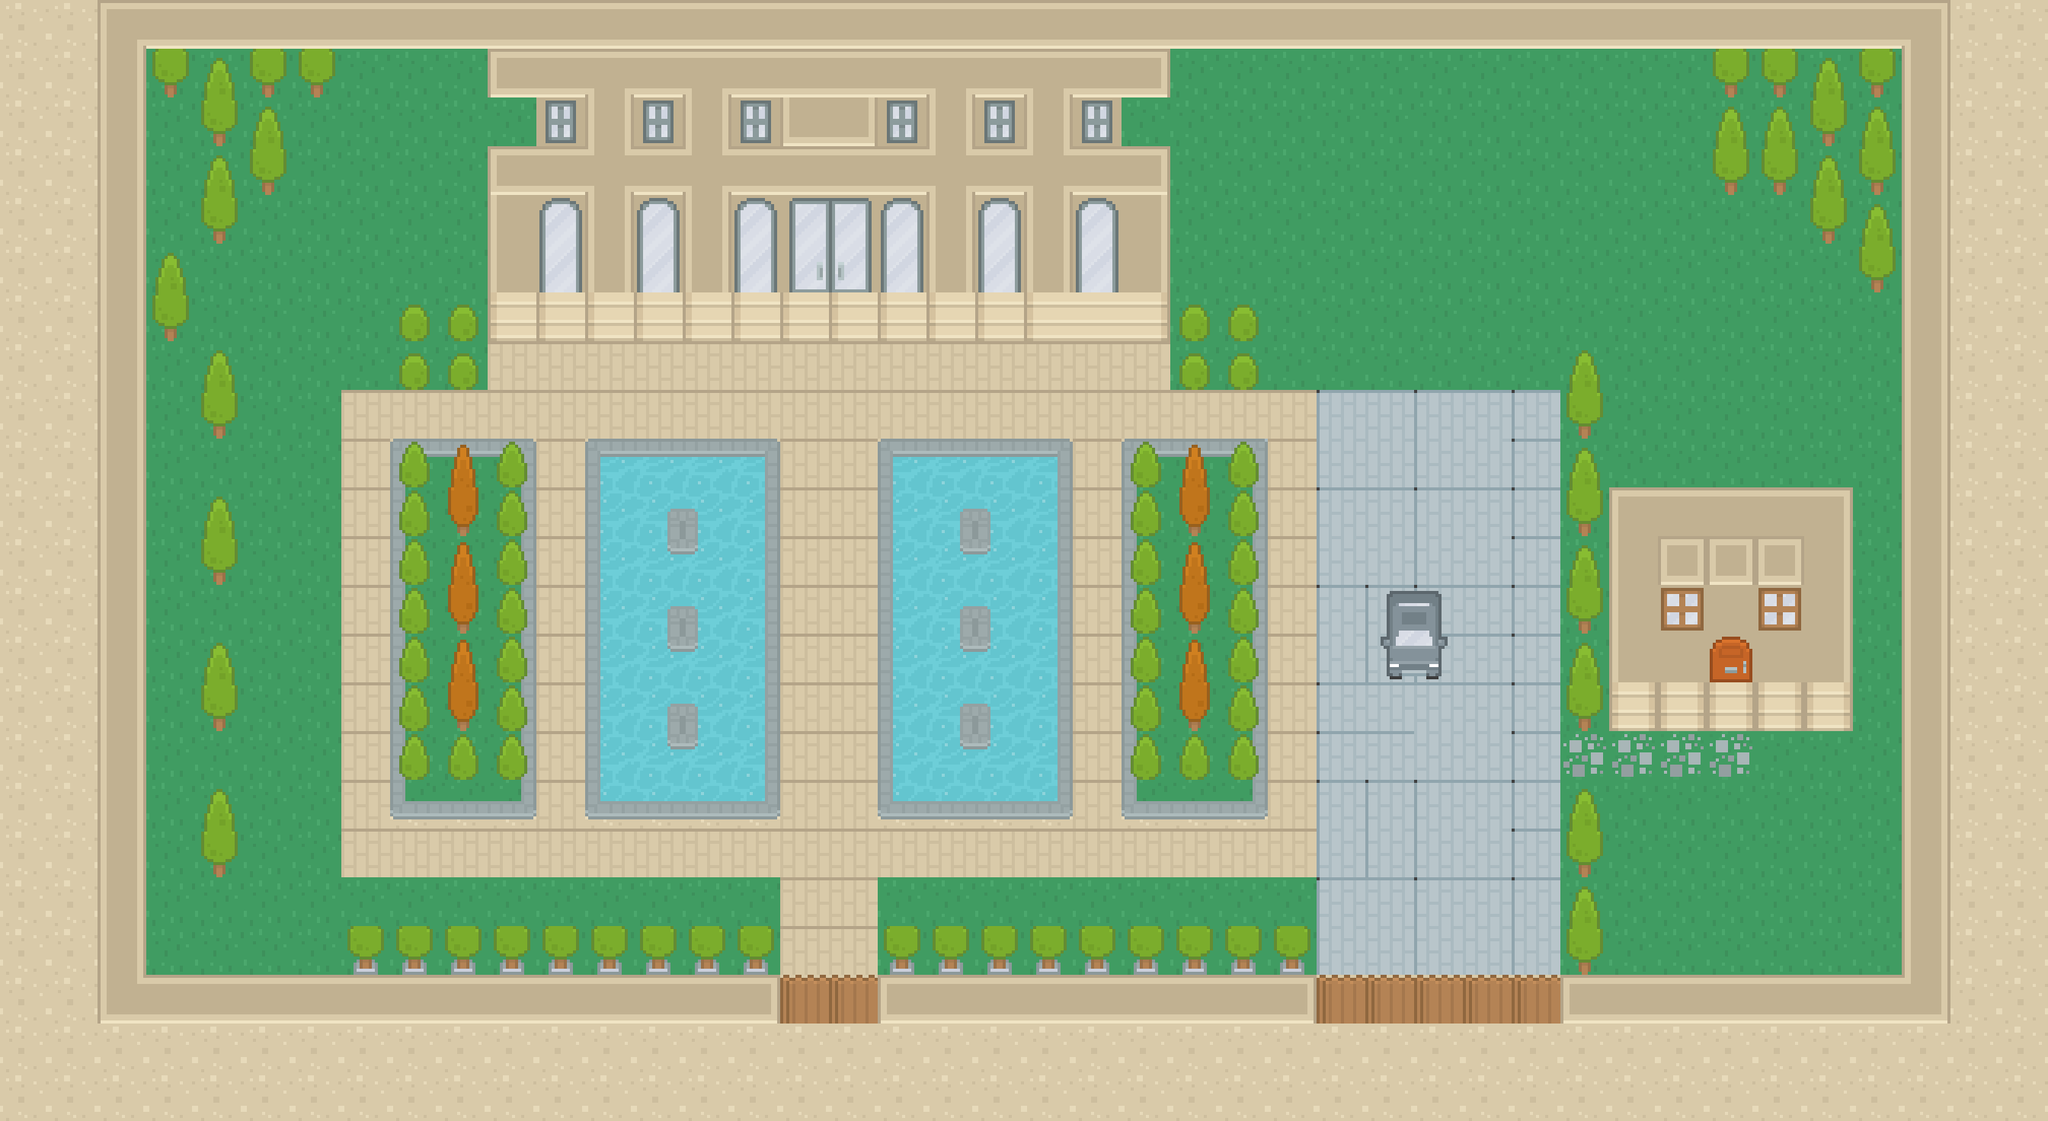

This game map was drawn from its Tiled (.tmx) file and the tilesets committed beside it. A one-line description and the trimmed map source follow:
An orthogonal 42x23 tile map with 64x64 px tiles, 6 tile layers (The Ground, Baba's House Stucture, The Windows on Baba's House, Baba's Fountain and Garden Beds, ...).

<map version="1.0.0" orientation="orthogonal" renderorder="right-down" width="42" height="23" tilewidth="64" tileheight="64" backgroundcolor="#909090" nextobjectid="6">
 <tileset firstgid="1" source="untitled.tsx" />
 <layer name="The Ground" width="42" height="23">
  <data>[966 cells, 966 non-empty, 5 distinct tile ids]</data>
 </layer>
 <layer name="Baba's House Stucture" width="42" height="23">
  <properties>
   <property name="collidable" type="bool" value="true" />
  </properties>
  <data>[966 cells, 83 non-empty, 16 distinct tile ids]</data>
 </layer>
 <layer name="The Windows on Baba's House" width="42" height="23">
  <properties>
   <property name="collidable" type="bool" value="true" />
  </properties>
  <data>[966 cells, 53 non-empty, 18 distinct tile ids]</data>
 </layer>
 <layer name="Baba's Fountain and Garden Beds" width="42" height="23">
  <data>[966 cells, 553 non-empty, 24 distinct tile ids]</data>
 </layer>
 <layer name="Plants in Baba's Gardens" width="42" height="23">
  <properties>
   <property name="collidable" type="bool" value="true" />
  </properties>
  <data>[966 cells, 42 non-empty, 3 distinct tile ids]</data>
 </layer>
 <layer name="Baba's Wall" width="42" height="23">
  <properties>
   <property name="collidable" type="bool" value="true" />
  </properties>
  <data>[966 cells, 190 non-empty, 17 distinct tile ids]</data>
 </layer>
</map>
